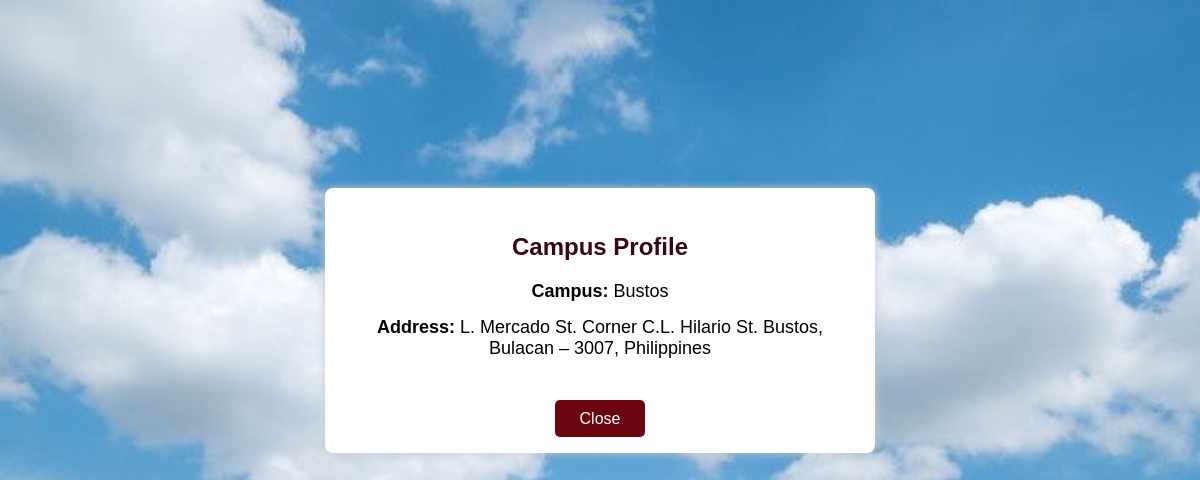
/viewcampus.php?gateid=Bustos_1, run on the app's committed database.
### tables this page shows
CREATE TABLE `gate` (
  `GateID` varchar(100) NOT NULL,
  `Campus` varchar(50) NOT NULL,
  `GateNumber` varchar(10) NOT NULL,
  `Address` varchar(255) NOT NULL,
  `Status` varchar(50) NOT NULL
);

### viewcampus.php (the view, shortened to what this page needs)
<?php
$conn = openCon();
if (isset($_GET['gateid'])) {
    $gateID = $_GET['gateid'];
    $stmt = $conn->prepare("SELECT Campus, Address FROM gate WHERE GateID = ?");
    $stmt->bind_param("s", $gateID);
    $stmt->execute();
    $result = $stmt->get_result();
    $campus = $result->fetch_assoc();
} else {
    echo "No GateID provided.";
    closeCon($conn);
    exit;
}
?>
<!DOCTYPE html>
<html>
<head>
</head>
<body>
<div class="container">
    <h2>Campus Profile</h2>
    <div class="info"><strong>Campus:</strong> <?php echo htmlspecialchars($campus['Campus']); ?></div>
    <div class="info"><strong>Address:</strong> <?php echo htmlspecialchars($campus['Address']); ?></div>
    <br><br>
    <a href="campusprofile.php" class="btn">Close</a>
</div>
</body>
</html>

### viewcampus.php (style rules this page uses)
body { font-family: Arial, sans-serif; background: url("Assets/langit.jpg") no-repeat center center fixed; background-size: cover; padding: 30px; }
.container { max-width: 500px; background: white; margin: auto; margin-top: 150px; padding: 25px; border-radius: 8px; box-shadow: 0 0 10px #ccc; text-align: center; }
h2 { color: #370617; margin-bottom: 20px; }
.info { margin: 15px 0; font-size: 18px; }
.btn { background-color: #6A040F; color: white; padding: 10px 25px; border: none; border-radius: 5px; font-size: 16px; text-decoration: none; cursor: pointer; }

### data on the page
gate: Campus "Bustos", Address "L. Mercado St. Corner C.L. Hilario St. Bustos, Bulacan – 3007, Philippines"
